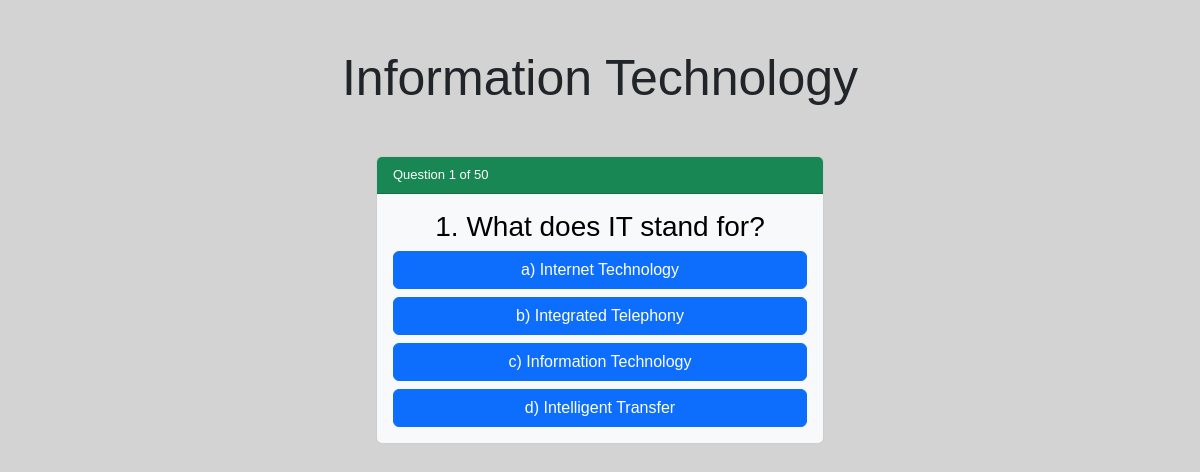
The page /quiz/3/0/ on the database as committed earlier.
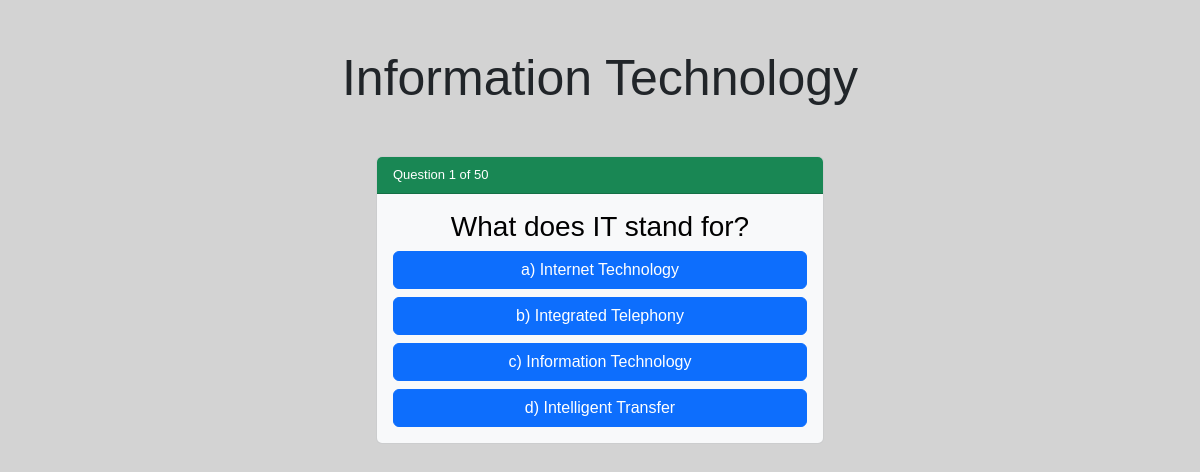
The same page on the database as committed later.
### ITwebapp/models.py (models this page shows, shortened)
class Question(models.Model):
    quiz = models.ForeignKey(Quiz, related_name="questions", on_delete=models.CASCADE)
    text = models.CharField(max_length=500)

### ITwebapp/views.py (the view)
# urls.py: path("quiz/<int:quiz_id>/<int:q_index>/", views.quiz_detail, name="quiz_detail"),
def quiz_detail(request, quiz_id, q_index=0):
    quiz = get_object_or_404(Quiz, id=quiz_id)
    questions = quiz.questions.all()
    if q_index == 0:
        scores = request.session.get("scores", {})
        scores[str(quiz_id)] = 0
        request.session["scores"] = scores
    if q_index >= len(questions):
        return redirect("quiz_list")
    question = questions[q_index]
    return render(request, "quiz/quiz_detail.html", {
        "quiz": quiz,
        "question": question,
        "q_index": q_index,
        "total": len(questions),
    })

### ITwebapp/templates/quiz/quiz_detail.html (shortened to what this page needs)
{% load static %}
<!DOCTYPE html>
<html>
    <head>
        <link href="https://cdn.jsdelivr.net/npm/bootstrap@5.3.8/dist/css/bootstrap.min.css" rel="stylesheet">
        <link rel="stylesheet" type="text/css" href="{% static '/css/nav.css' %}">
        <link rel="stylesheet" type="text/css" href="{% static '/css/main.css' %}">
        <link rel="stylesheet" type="text/css" href="{% static '/css/text.css' %}">
        <link rel="stylesheet" type="text/css" href="{% static '/css/layout.css' %}">
    </head>
  <body>
    <h2 class="text-center my-5">{{ quiz.title }}</h2>
    <div class="d-flex justify-content-center">
      <div class="card text-bg-light mb-3" style="width: 28rem;">
        <div class="card-header text-bg-success ">Question {{ q_index|add:1 }} of {{ total }}</div>
        <div class="card-body">
          <h3 class="card-title text-center">{{ question.text }}</h5>
          <div class="d-grid gap-2">
            {% for answer in question.answers.all %}
                <a href="{% url 'answer_question' quiz.id q_index answer.id %} " class="btn btn-primary w-100">
                  {{ answer.text }}
                </a>
            {% endfor %}
            </div>
        </div>
    </div>
  </body>
</html>

Rows that differ between the two databases and show on the page:
changed Question: text "1. What does IT stand for?" → "What does IT stand for?"
